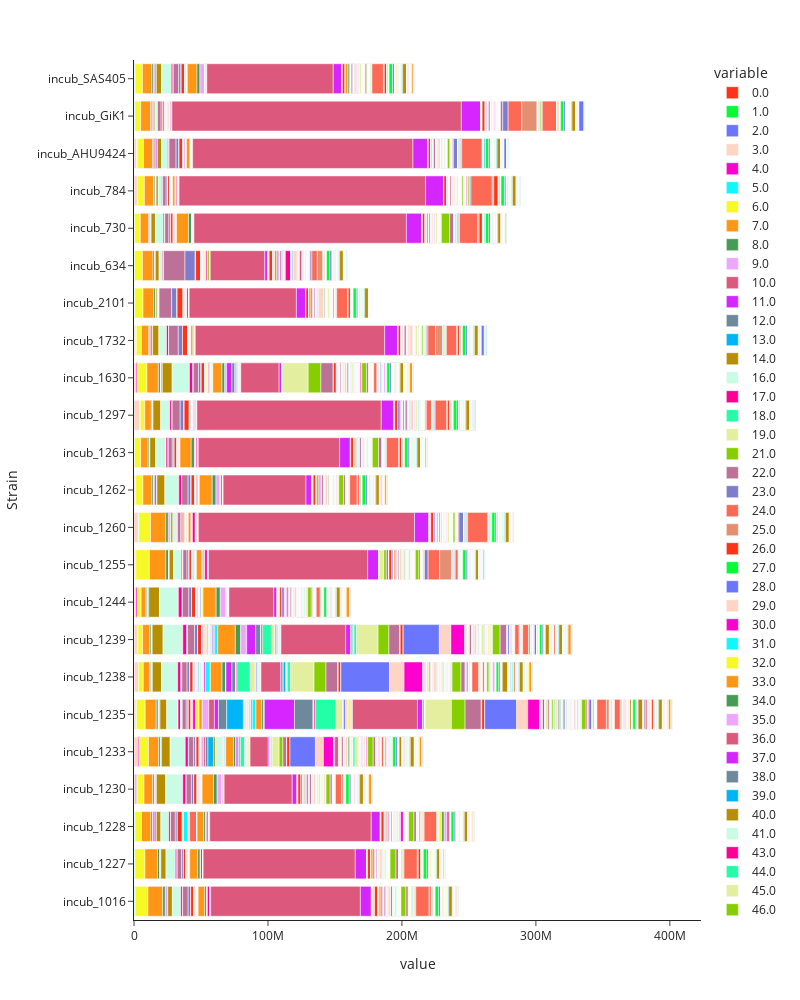

Here is the notebook cell this chart was saved with:
### Code cell
#Plot the RAW data for the incubations
df_incub =pd.read_csv(final_path+experiment+'_incub_average.csv')
df_incub.drop(['Unnamed: 0'], axis=1, inplace=True)

#create and write fig
fig = px.bar(df_incub, y="Strain", x=df_incub.columns[1:], orientation="h", template="simple_white", width=800, height=1000, color_discrete_sequence=px.colors.qualitative.Light24)
fig.write_html(final_path+'Fingerprint_incub_raw.html')
#fig.write_image(final_path+'Fingerprint_incub_treated.png', engine="kaleido")
fig.show()
